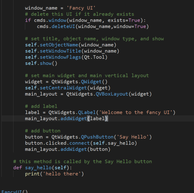
#> input picture image.png, 194 x 193 px, shrunk from 485 x 482 before the run, given in place of e14b6a6f2bdb023a3e8a3768bc41d2d7.jpg, which was not available
$ python TileMe.py
#> lines starting #> are read from the running program, lines starting #| are printed output that depends on the picture; pictures that were not available may be replaced by others from this repository, and a replacement may not be noted
from PIL import Image, ImageFilter

def make_tileable(image_path, output_name):
    # Open the original image
#> called with image_path = 'input_image.jpg', output_name = 'output_tileable_image.jpg'
    image = Image.open("C:\\Users\\sophi\\OneDrive\\Desktop\\TileMe\\e14b6a6f2bdb023a3e8a3768bc41d2d7.jpg")
#> image is the input picture: PIL image 194x193 RGB; mean R, G, B 36.9, 38.2, 38.2

    # Create a new image with double the width and height of the original
    width, height = image.size
#> width = 194; height = 193
    new_image = Image.new('RGB', (width * 2, height * 2))
#> new_image: PIL image 388x386 RGB; every value is 0

    # Place the original image at the four corners of the new image
    print("width: " + str(width))
#| width: 194
    new_image.paste(image, (0, 0))
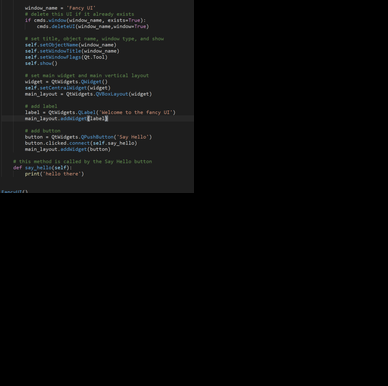
#> new_image: PIL image 388x386 RGB; mean R, G, B 9.2, 9.6, 9.5
    new_image.paste(image, (width - 100, 0))
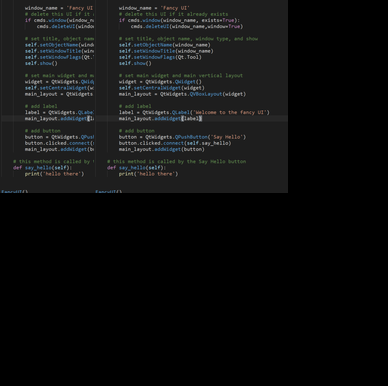
#> new_image: PIL image 388x386 RGB; mean R, G, B 14, 14.6, 14.6
    new_image.paste(image, (0, height))
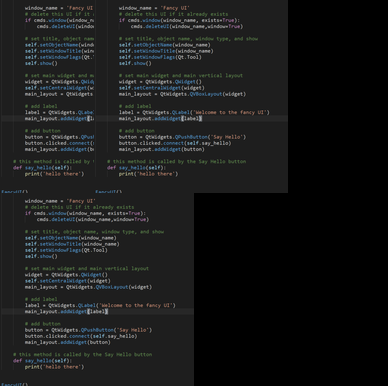
#> new_image: PIL image 388x386 RGB; mean R, G, B 23.2, 24.1, 24.2
    new_image.paste(image, (width, height))
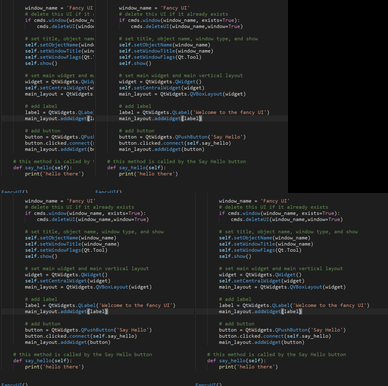
#> new_image: PIL image 388x386 RGB; mean R, G, B 32.4, 33.7, 33.7

    # Crop the new image back to the original size
    new_image = new_image.crop((width//2, height//2, width//2 + width, height//2 + height))
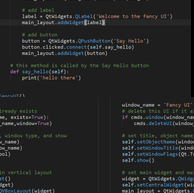
#> new_image: PIL image 194x193 RGB; mean R, G, B 36.6, 38, 37.9

    # Save the tileable image
    new_image.save(output_name)

# Usage example
make_tileable('input_image.jpg', 'output_tileable_image.jpg')
